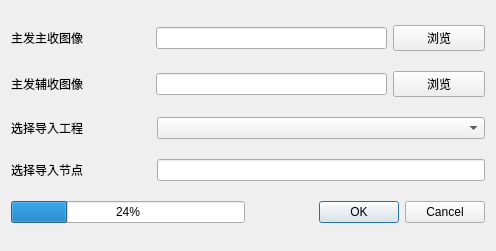
<?xml version="1.0" encoding="UTF-8"?>
<ui version="4.0">
 <class>import_SingleTransDoubleRecv</class>
 <widget class="QWidget" name="import_SingleTransDoubleRecv">
  <property name="geometry">
   <rect>
    <x>0</x>
    <y>0</y>
    <width>496</width>
    <height>251</height>
   </rect>
  </property>
  <property name="windowTitle">
   <string>导入单发双收数据</string>
  </property>
  <property name="windowIcon">
   <iconset resource="../QtWidgetsApplication3.qrc">
    <normaloff>:/QtWidgetsApplication3/bin/icon/InSARapp.ico</normaloff>:/QtWidgetsApplication3/bin/icon/InSARapp.ico</iconset>
  </property>
  <layout class="QVBoxLayout" name="verticalLayout">
   <item>
    <layout class="QHBoxLayout" name="horizontalLayout_4" stretch="3,5,2">
     <item>
      <widget class="QLabel" name="label">
       <property name="text">
        <string>主发主收图像</string>
       </property>
      </widget>
     </item>
     <item>
      <widget class="QLineEdit" name="lineEdit_master"/>
     </item>
     <item>
      <widget class="QPushButton" name="pushButton_master">
       <property name="text">
        <string>浏览</string>
       </property>
      </widget>
     </item>
    </layout>
   </item>
   <item>
    <layout class="QHBoxLayout" name="horizontalLayout_3" stretch="3,5,2">
     <item>
      <widget class="QLabel" name="label_2">
       <property name="text">
        <string>主发辅收图像</string>
       </property>
      </widget>
     </item>
     <item>
      <widget class="QLineEdit" name="lineEdit_slave"/>
     </item>
     <item>
      <widget class="QPushButton" name="pushButton_slave">
       <property name="text">
        <string>浏览</string>
       </property>
      </widget>
     </item>
    </layout>
   </item>
   <item>
    <layout class="QHBoxLayout" name="horizontalLayout" stretch="3,7">
     <item>
      <widget class="QLabel" name="label_3">
       <property name="text">
        <string>选择导入工程</string>
       </property>
      </widget>
     </item>
     <item>
      <widget class="QComboBox" name="comboBox_dst_project"/>
     </item>
    </layout>
   </item>
   <item>
    <layout class="QHBoxLayout" name="horizontalLayout_2" stretch="3,7">
     <item>
      <widget class="QLabel" name="label_4">
       <property name="text">
        <string>选择导入节点</string>
       </property>
      </widget>
     </item>
     <item>
      <widget class="QLineEdit" name="lineEdit_dst_node"/>
     </item>
    </layout>
   </item>
   <item>
    <layout class="QHBoxLayout" name="horizontalLayout_5">
     <item>
      <widget class="QProgressBar" name="progressBar">
       <property name="value">
        <number>24</number>
       </property>
      </widget>
     </item>
     <item>
      <widget class="QDialogButtonBox" name="buttonBox">
       <property name="standardButtons">
        <set>QDialogButtonBox::Cancel|QDialogButtonBox::Ok</set>
       </property>
      </widget>
     </item>
    </layout>
   </item>
  </layout>
 </widget>
 <resources>
  <include location="../QtWidgetsApplication3.qrc"/>
 </resources>
 <connections/>
</ui>
